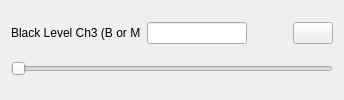
                      <widget class="QWidget" name="tab_7">
                       <attribute name="title">
                        <string>Ch. 3</string>
                       </attribute>
                       <layout class="QVBoxLayout" name="verticalLayout_25">
                        <item>
                         <layout class="QHBoxLayout" name="horizontalLayout_18">
                          <item>
                           <widget class="QLabel" name="L_Black3">
                            <property name="maximumSize">
                             <size>
                              <width>130</width>
                              <height>120</height>
                             </size>
                            </property>
                            <property name="text">
                             <string>Black Level Ch3 (B or M):  </string>
                            </property>
                           </widget>
                          </item>
                          <item>
                           <widget class="QLineEdit" name="LE_Black_3">
                            <property name="maximumSize">
                             <size>
                              <width>100</width>
                              <height>16777215</height>
                             </size>
                            </property>
                           </widget>
                          </item>
                          <item>
                           <spacer name="horizontalSpacer_13">
                            <property name="orientation">
                             <enum>Qt::Horizontal</enum>
                            </property>
                            <property name="sizeHint" stdset="0">
                             <size>
                              <width>40</width>
                              <height>20</height>
                             </size>
                            </property>
                           </spacer>
                          </item>
                          <item>
                           <widget class="QPushButton" name="B_BlackOrig_3">
                            <property name="minimumSize">
                             <size>
                              <width>0</width>
                              <height>0</height>
                             </size>
                            </property>
                            <property name="text">
                             <string/>
                            </property>
                            <property name="icon">
                             <iconset resource="rawshop.qrc">
                              <normaloff>:/curved.ico</normaloff>:/curved.ico</iconset>
                            </property>
                           </widget>
                          </item>
                         </layout>
                        </item>
                        <item>
                         <widget class="QSlider" name="SD_Black_3">
                          <property name="minimum">
                           <number>0</number>
                          </property>
                          <property name="maximum">
                           <number>32000</number>
                          </property>
                          <property name="value">
                           <number>0</number>
                          </property>
                          <property name="sliderPosition">
                           <number>0</number>
                          </property>
                          <property name="orientation">
                           <enum>Qt::Horizontal</enum>
                          </property>
                         </widget>
                        </item>
                       </layout>
                      </widget>
